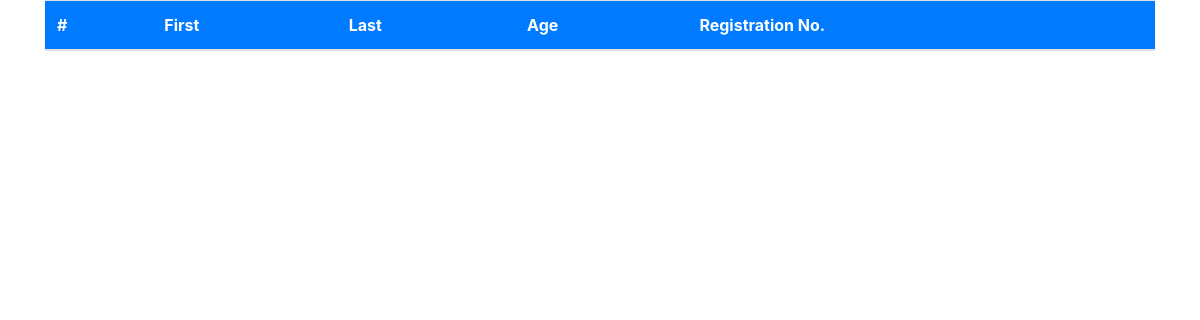
/polls/, run on an earlier commit of the app's database.
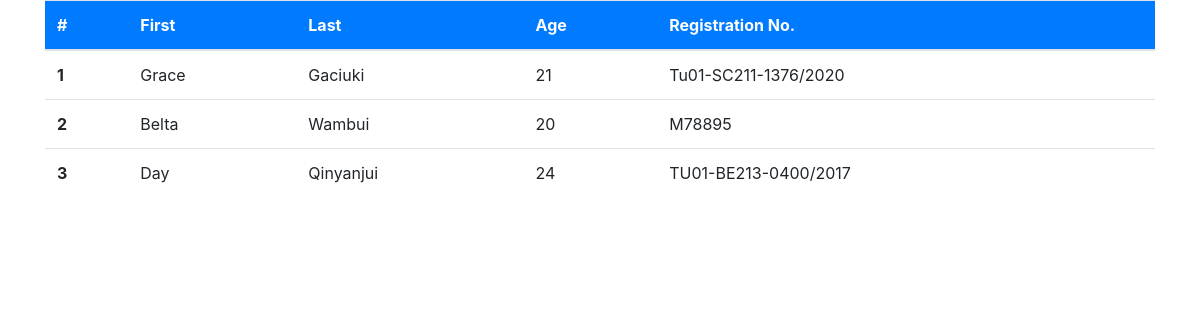
And on a later commit of the database.
### polls/models.py (models this page shows)
class person(models.Model):
    first_name=models.CharField(max_length=30)
    last_name=models.CharField(max_length=30)
    age=models.IntegerField()
    regno=models.CharField(max_length=20)

### polls/views.py (the view)
# urls.py: path("",views.Homeview,name="home")
def Homeview(request):
    personQs=person.objects.all()
    context={
        "person":personQs
    }
    return render(request,"polls/home.html",context)

### templates/polls/home.html
{%extends 'polls/base.html'%}
{%block content%}
<div class="container">
<table class="table">
    <thead>
      <tr class="bg-primary text-white">
        <th scope="col">#</th>
        <th scope="col">First</th>
        <th scope="col">Last</th>
        <th scope="col">Age</th>
        <th scope="col">Registration No.</th>
      </tr>
    </thead>
    <tbody>
        {%for p in person%}
      <tr>
        <th scope="row">{{forloop.counter}}</th>
        <td>{{p.first_name}}</td>
        <td>{{p.last_name}}</td>
        <td>{{p.age}}</td>
        <td>{{p.regno}}</td>
      </tr>
      {%endfor%}
    </tbody>
  </table>
</div>
{%endblock%}

### templates/polls/base.html (shortened to what this page needs)
<!doctype html>
<html lang="en">
  <head>
    <link rel="stylesheet" href="https://cdn.jsdelivr.net/npm/bootstrap@4.0.0/dist/css/bootstrap.min.css">
  </head>
  <body>
    {%block content%}
    {%endblock%}
  </body>
</html>

What changed in the data, as far as the page shows it:
added person: first_name "Grace", last_name "Gaciuki", age "21", regno "Tu01-SC211-1376/2020"
added person: first_name "Belta", last_name "Wambui", age "20", regno "M78895"
added person: first_name "Day", last_name "Qinyanjui", age "24", regno "TU01-BE213-0400/2017"
